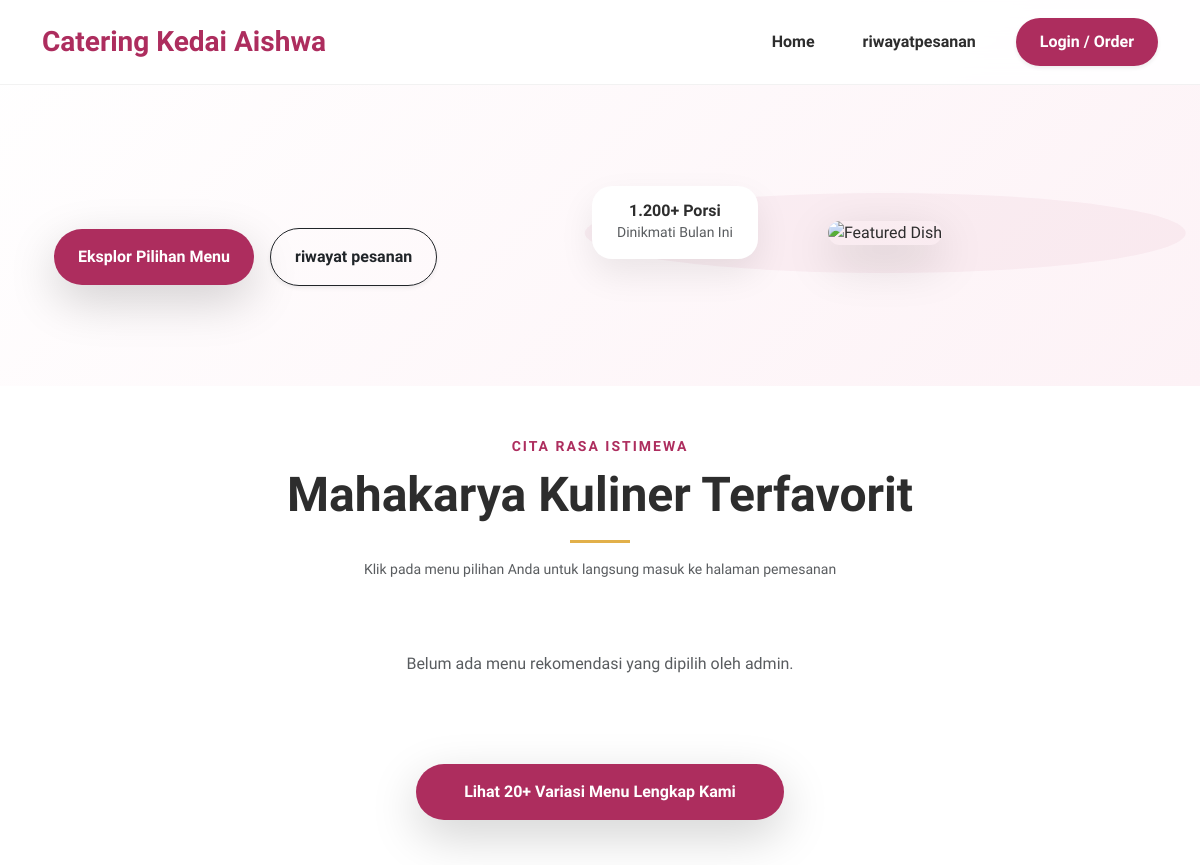
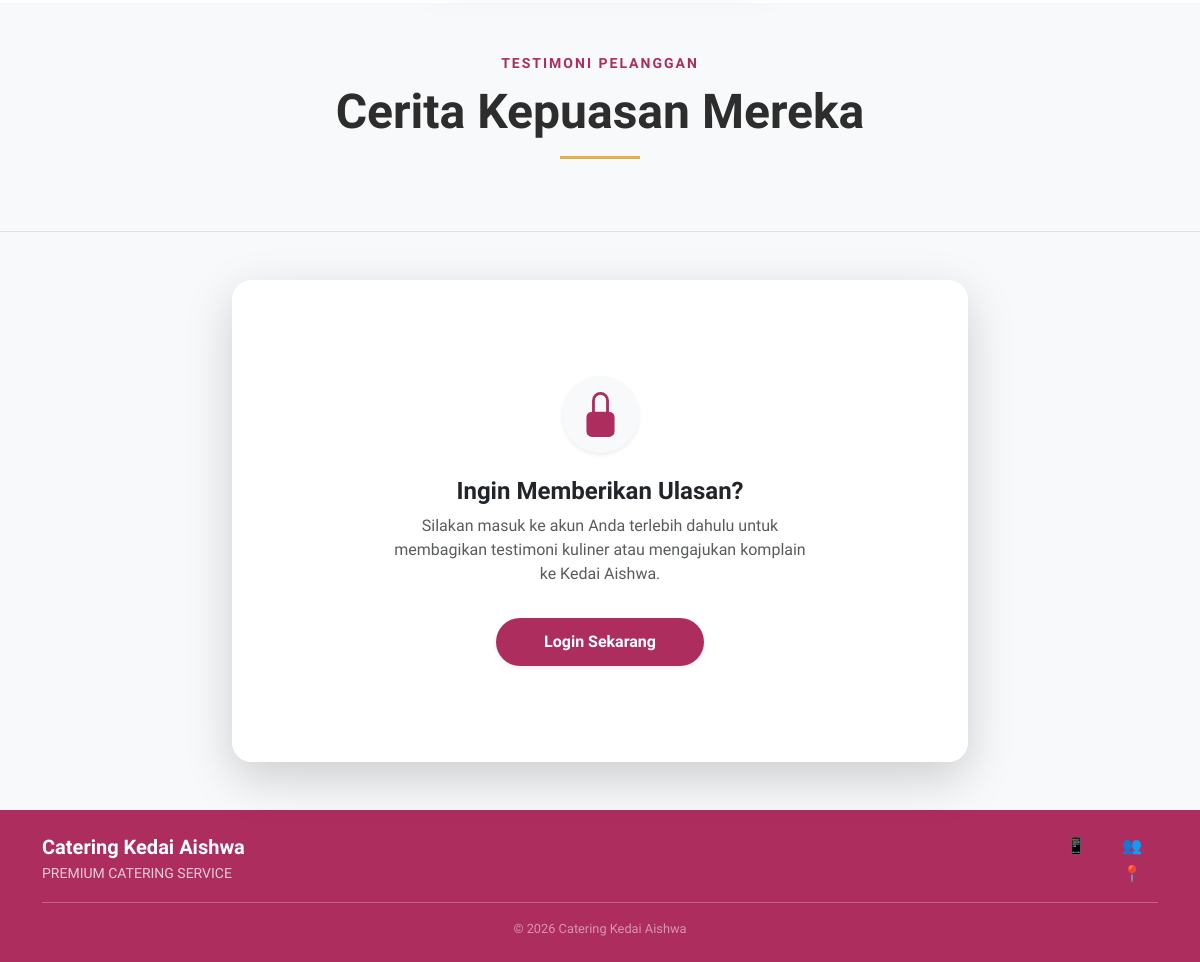
Page /pelanggan/index.php on the earlier database version (2 pictures, top to bottom).
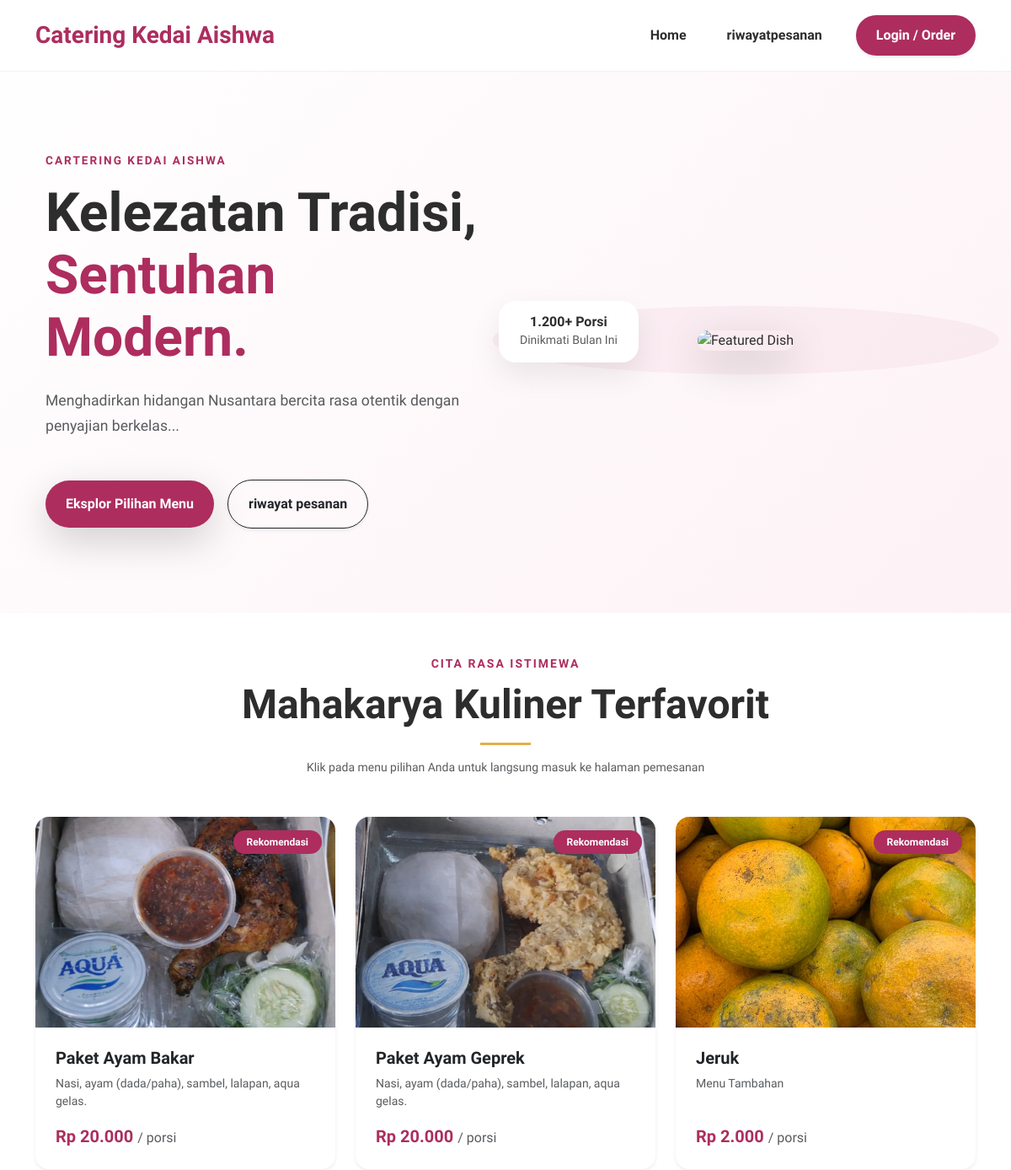
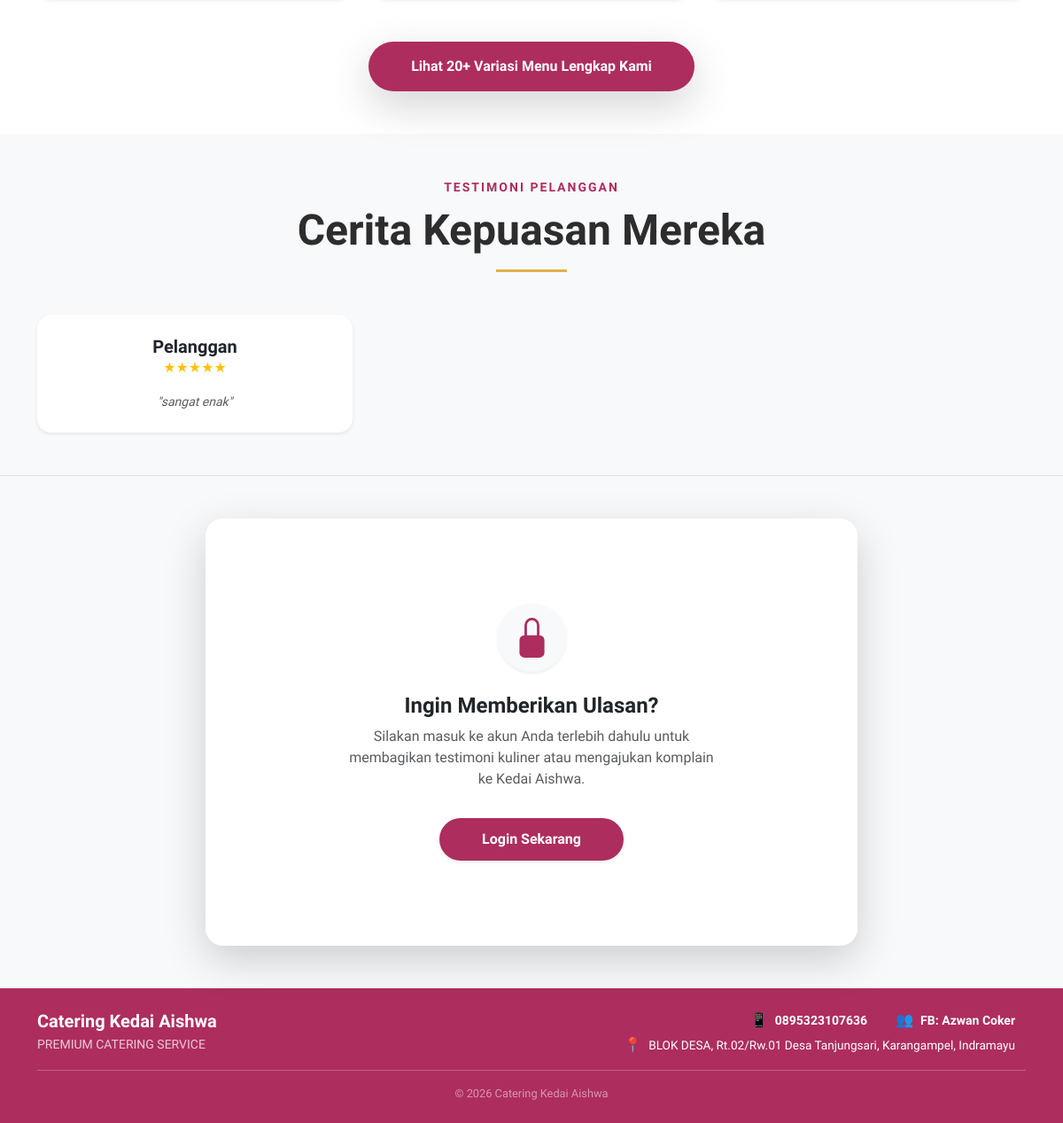
Same page on the later database version (2 pictures, top to bottom).
### tables this page shows
CREATE TABLE `pengaturan_web` (
  `id` int(11) NOT NULL,
  `hero_tagline` varchar(100) DEFAULT NULL,
  `hero_judul` varchar(255) DEFAULT NULL,
  `hero_deskripsi` text DEFAULT NULL,
  `no_wa` varchar(20) DEFAULT NULL,
  `akun_fb` varchar(100) DEFAULT NULL,
  `alamat` text DEFAULT NULL
);

CREATE TABLE `menu` (
  `menu_id` int(11) NOT NULL,
  `nama_menu` varchar(100) DEFAULT NULL,
  `deskripsi` text DEFAULT NULL,
  `harga_satuan` int(11) DEFAULT NULL,
  `gambar` varchar(255) DEFAULT NULL,
  `kategori_id` int(11) DEFAULT NULL,
  `is_rekomendasi` tinyint(1) DEFAULT 0
);

CREATE TABLE `testimoni` (
  `id` int(11) NOT NULL,
  `nama_produk` varchar(100) NOT NULL,
  `rating` int(11) NOT NULL,
  `deskripsi` text NOT NULL,
  `foto` varchar(255) DEFAULT NULL,
  `waktu_masuk` timestamp NOT NULL DEFAULT current_timestamp()
);

### pelanggan/index.php (the view, shortened to what the changed rows need)
<?php
include "../koneksi.php";
$query_pengaturan = mysqli_query($conn, "SELECT * FROM pengaturan_web WHERE id = 1");
$web = mysqli_fetch_assoc($query_pengaturan);
$menu_link = isset($_SESSION['user_email']) ? 'menu.php' : 'login.php';
?>
<!DOCTYPE html>
<html lang="id">
<head>
    <link href="https://cdn.jsdelivr.net/npm/bootstrap@5.3.0/dist/css/bootstrap.min.css" rel="stylesheet">
    <link rel="stylesheet" href="Landing Page.css">
</head>
<body>
    <section class="hero-section">
        <div class="container">
            <div class="row align-items-center">
                <div class="col-lg-6 px-4">
                    <span class="hero-tagline text-uppercase mb-3 d-block" style="letter-spacing: 2px; font-size: 0.85rem; font-weight: 700; color: #ad2d5e;">
                        <?php echo $web['hero_tagline']; ?>
                    </span>
                    <h1 class="display-3 fw-bold mb-4" style="line-height: 1.15;">
                        <?php echo str_replace('Sentuhan Modern.', '<span class="text-pink">Sentuhan Modern.</span>', $web['hero_judul']); ?>
                    </h1>
                    <p class="lead text-muted mb-5" style="font-size: 1.1rem; line-height: 1.7;">
                        <?php echo $web['hero_deskripsi']; ?>
                    </p>
                    <div class="d-flex gap-3 align-items-center">
                        <a href="<?php echo $menu_link; ?>" class="btn btn-pink shadow-lg px-4 py-3 fw-bold rounded-pill">Eksplor Pilihan Menu</a>
                        <a href="riwayat_pesanan.php" class="btn btn-outline-dark shadow-sm px-4 py-3 fw-bold rounded-pill">riwayat pesanan</a>
                    </div>
                </div>
            </div>
        </div>
    </section>
    <section id="menu" class="py-5">
        <div class="container">
            <div class="text-center mb-5">
                <h2 class="display-5 fw-bold mt-2">Mahakarya Kuliner Terfavorit</h2>
            </div>
            <div class="row g-4">
                <?php
                $query_rekomendasi = mysqli_query($conn, "SELECT * FROM menu WHERE is_rekomendasi = 1 LIMIT 3");
                if (mysqli_num_rows($query_rekomendasi) > 0):
                    while ($menu_fav = mysqli_fetch_assoc($query_rekomendasi)):
                ?>
                    <div class="col-md-6 col-lg-4">
                        <a href="<?php echo $menu_link; ?>" class="card h-100 border-0 shadow-sm rounded-4 overflow-hidden clickable-card">
                            <div class="position-relative">
                                <img src="../img/<?php echo $menu_fav['gambar']; ?>" class="card-img-top" alt="<?php echo htmlspecialchars($menu_fav['nama_menu']); ?>" style="height: 250px; object-fit: cover;">
                                <span class="position-absolute top-0 end-0 m-3 badge bg-pink px-3 py-2 rounded-pill">Rekomendasi</span>
                            </div>
                            <div class="card-body p-4 d-flex flex-column justify-content-between">
                                <div>
                                    <h5 class="card-title fw-bold text-dark text-hover-pink mb-2"><?php echo htmlspecialchars($menu_fav['nama_menu']); ?></h5>
                                    <p class="card-text text-muted small">
                                        <?php echo htmlspecialchars($menu_fav['deskripsi']); ?>
                                    </p>
                                </div>
                                <div class="mt-3">
                                    <span class="fw-bold text-pink fs-5">Rp <?php echo number_format($menu_fav['harga_satuan'], 0, ',', '.'); ?> <small class="text-muted fs-6 fw-normal">/ porsi</small></span>
                                </div>
                            </div>
                        </a>
                    </div>
                <?php
                    endwhile;
                else:
                    echo '<div class="col-12 text-center py-4"><p class="text-muted">Belum ada menu rekomendasi yang dipilih oleh admin.</p></div>';
                endif;
                ?>
            </div>
        </div>
    </section>
    <section id="testimoni" class="py-5 bg-light">
        <div class="container">
            <div class="text-center mb-5">
                <h2 class="display-5 fw-bold mt-2">Cerita Kepuasan Mereka</h2>
            </div>
            <div class="row g-4">
                <?php
                $query_testi = mysqli_query($conn, "SELECT * FROM testimoni ORDER BY id DESC LIMIT 3");
                while($testi = mysqli_fetch_assoc($query_testi)):
                ?>
                <div class="col-md-6 col-lg-4">
                    <div class="card h-100 border-0 shadow-sm rounded-4 p-4 text-center test-card">
                        <h5 class="fw-bold text-dark mb-0"><?php echo htmlspecialchars($testi['nama_user'] ?? 'Pelanggan'); ?></h5>
                        <div class="text-warning mb-3">
                            <?php
                            $rating = $testi['rating'] ?? 5;
                            for ($i = 1; $i <= 5; $i++) {
                                echo ($i <= $rating) ? '<span class="star-icon">★</span>' : '<span class="star-icon-empty">☆</span>';
                            }
                            ?>
                        </div>
                        <p class="card-text text-muted small fst-italic mb-0">"<?php echo htmlspecialchars($testi['deskripsi']); ?>"</p>
                    </div>
                </div>
                <?php endwhile; ?>
            </div>
        </div>
    </section>
    <footer id="kontak" class="py-4 bg-pink text-white">
        <div class="container">
            <div class="row g-3 justify-content-between align-items-center text-center text-md-start">
                <div class="col-md-8">
                    <div class="row g-2 justify-content-md-end text-md-end">
                        <div class="col-12 col-sm-auto px-3">
                            <span class="me-1">📱</span>
                            <a href="https://wa.me/<?php echo preg_replace('/[^0-9]/', '', $web['no_wa']); ?>" target="_blank" class="text-white text-decoration-none fw-semibold small"><?php echo $web['no_wa']; ?></a>
                        </div>
                        <div class="col-12 col-sm-auto px-3 border-sm-start border-white-50">
                            <span class="me-1">👥</span>
                            <span class="fw-semibold small"><?php echo $web['akun_fb']; ?></span>
                        </div>
                        <div class="col-12 px-3 mt-1 text-md-end">
                            <span class="me-1">📍</span>
                            <span class="small opacity-90" style="font-size: 0.85rem;"><?php echo $web['alamat']; ?></span>
                        </div>
                    </div>
                </div>
            </div>
        </div>
    </footer>
</body>
</html>

Differences in the rows shown:
added pengaturan_web: hero_tagline "CARTERING KEDAI AISHWA", hero_judul "Kelezatan Tradisi, Sentuhan Modern.", hero_deskripsi "Menghadirkan hidangan Nusantara bercita rasa otentik dengan penyajian berkelas...", no_wa "0895323107636", akun_fb "FB: Azwan Coker", alamat "BLOK DESA, Rt.02/Rw.01 Desa Tanjungsari, Karangampel, Indramayu"
added menu: gambar (picture), nama_menu "Paket Ayam Bakar", deskripsi "Nasi, ayam (dada/paha), sambel, lalapan, aqua gelas.", harga_satuan "20.000"
added menu: gambar (picture), nama_menu "Paket Ayam Geprek", deskripsi "Nasi, ayam (dada/paha), sambel, lalapan, aqua gelas.", harga_satuan "20.000"
added menu: gambar (picture), nama_menu "Jeruk", deskripsi "Menu Tambahan", harga_satuan "2.000"
added testimoni: nama_user "Pelanggan", rating 5 (drawn), deskripsi "sangat enak"
Other differences:
text no longer shown: "Belum ada menu rekomendasi yang dipilih oleh admin."
